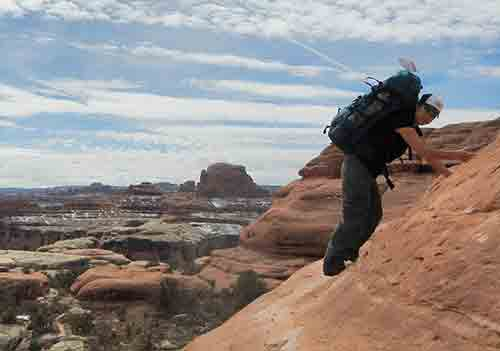
#> input picture activities/singular_value_decomposition/clands.JPG, 500 x 351 px, found by its file name
$ jupyter execute --allow-errors SVD.ipynb   (shell and % lines are left out)
#> lines starting #> are read from the running program, lines starting #| are printed output that depends on the picture
[cell 1]
import os, shutil
import flopy as fp
import numpy as np
import pyemu
import pandas as pd
import matplotlib.pyplot as plt
import pestools as pt
# Quick check for Windows to make sure input files are Windows type
import platform
if 'window' in platform.platform().lower():
    ppp = 'pest++'
    newln='\n'
else:
    ppp='./pestpp'
    newln='\r\n'

from mpl_toolkits.axes_grid1 import make_axes_locatable
from matplotlib.ticker import MultipleLocator

base_dir = os.path.join('..','..','models','Freyberg','Freyberg_pilotpoints')
#> (the rest of this cell did not finish here and is left out)

#> (a cell that did not finish here is left out)

#> (a cell that did not finish here is left out)

#> (a cell that did not finish here is left out)

# SINGULAR VALUE DECOMPOSITION
>## "Singular Value Decomposition. Love it, learn it.
>--Michael Basial

## Linear Algebra is the foundation of much of our maths and modeling. At the basis of this is matrices, which are containing vector information like spatial array of properties, mappings from one set of properties to another, the variability of properties.

## Another example of a matrix is just a photograph. It turns out, much of the information contained in a matrix is redundant. If we think of the columns of a matrix as vectors, they are orthogonal but maybe aren't quite the right basis for the infromation. What if we could find another basis, where we rotate to a more suitable set of orthogonal basis vectors and maybe even stretch them?

## Any matrix can be decomposed into 3 matrices
## <center> $\mathbf{M}=\mathbf{U}\mathbf{S}\mathbf{V}^T$ </center>

[cell 5]
import matplotlib.pyplot as plt
import numpy as np
import os

from PIL import Image

# Let's evaluate how this works by exploring the information content in an image

[cell 6]
photo = Image.open('clands.jpg')
#> photo is the input picture: PIL image 500x351 RGB; mean R, G, B 145.9, 138.6, 136
plt.imshow(photo, interpolation='nearest')
plt.axis('off');

## Convert to grayscale

### By converting to grayscale, what we are left with is a matrix of information where each pixel (e.g. a cell in rows/columns of the matrix) has a value between 0 and 255 indicating intensity. This is then just a matrix with information in it.

[cell 7]
photogray = np.array(photo.convert('L'))
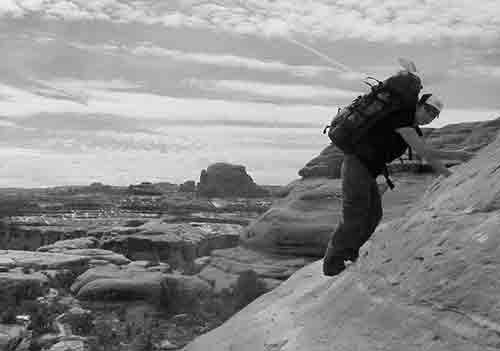
#> photogray: shape (351, 500); min 0, max 254, mean 140.5
plt.imshow(photogray, interpolation='nearest', cmap='gray')
plt.axis('off');

## We can treat this like any matrix and perform SVD

[cell 8]
U, sigma, V = np.linalg.svd(photogray)
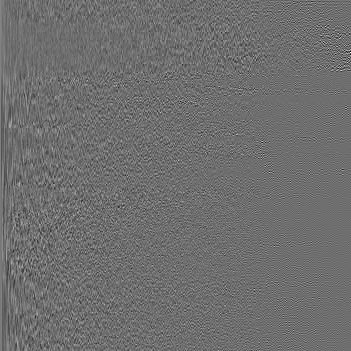
#> U: shape (351, 351) float64; min -0.375, max 0.489, mean 0.00011; drawn with min black and max white
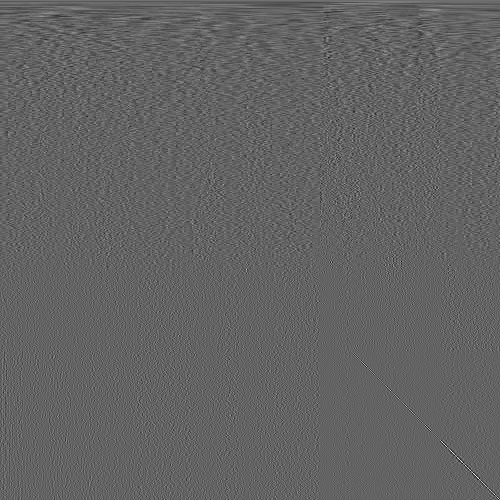
#> V: shape (500, 500) float64; min -0.342, max 0.534, mean 0.000107; drawn with min black and max white
#> sigma = 351 values, max 61194 at index 0, min 1.26 at index 350, mean 494.9

[cell 9]
plt.plot(sigma)
plt.grid('on')
plt.title('{0} Singular values in descending order'.format(len(sigma)));
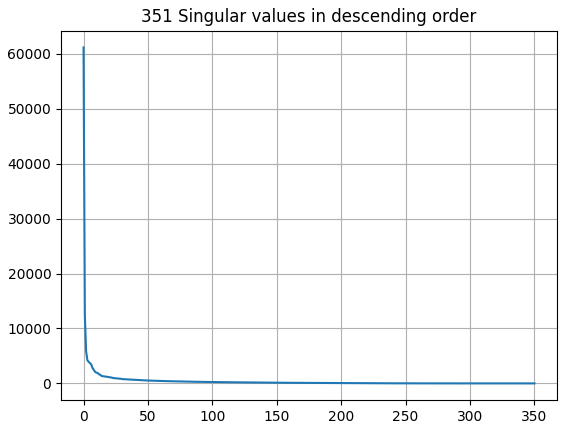
#> figure drawn by matplotlib, 1 panel; curve peaks at x = 0, y = 61194

[cell 10]
plt.plot(sigma)
plt.grid('on')
plt.title('{0} Singular values in descending order'.format(len(sigma)));
plt.yscale('log');
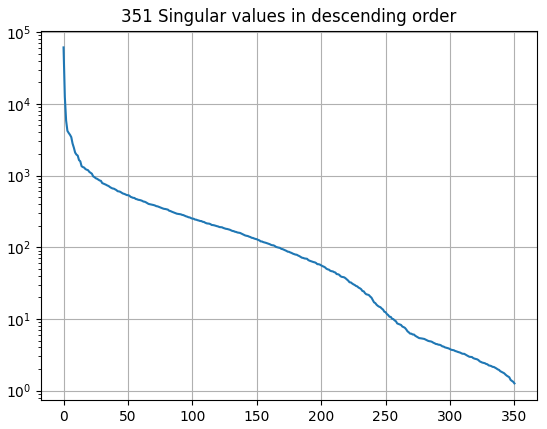
#> figure drawn by matplotlib, 1 panel; curve peaks at x = 0, y = 61194

## Let's make a little function for using a subset of singular values to reconstitute the image

[cell 11]
def recon_image(U,sigma,V,numsing=1, photo=None, printflag=False):
#> called with sigma = array of shape (351,), numsing = 20, printflag = False
    reconimg = np.dot(np.dot(U[:,:numsing], np.diag(sigma[:numsing])),V[:numsing,:])
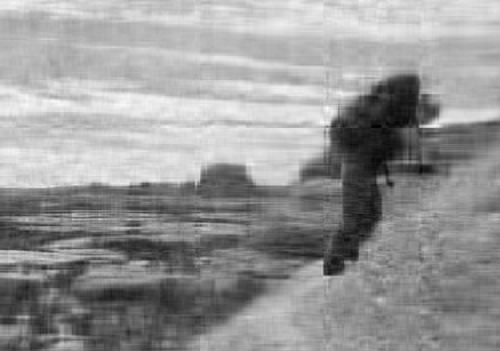
#> reconimg: shape (351, 500) float64; min -17.8, max 250.1, mean 140.5; drawn with min black and max white

    if printflag==True:
        fig,ax = plt.subplots(ncols=2, figsize=(8,8))
        ax[0].imshow(photo, interpolation='nearest', cmap='gray')
        ax[0].axis('off')
        ax[0].set_title('Original')
        ax[1].imshow(reconimg, interpolation='nearest', cmap='gray')
        ax[1].axis('off')
        ss = 's'
        if numsing==1:
            ss = ''
        ax[1].set_title('Using {0} singular value{1}'.format(numsing,ss))
        plt.tight_layout()
        plt.savefig(os.path.join('pngs','svd_{0}.png'.format(numsing)), bbox_inches='tight', pad_inches=0.2)
        plt.close()
    return reconimg
